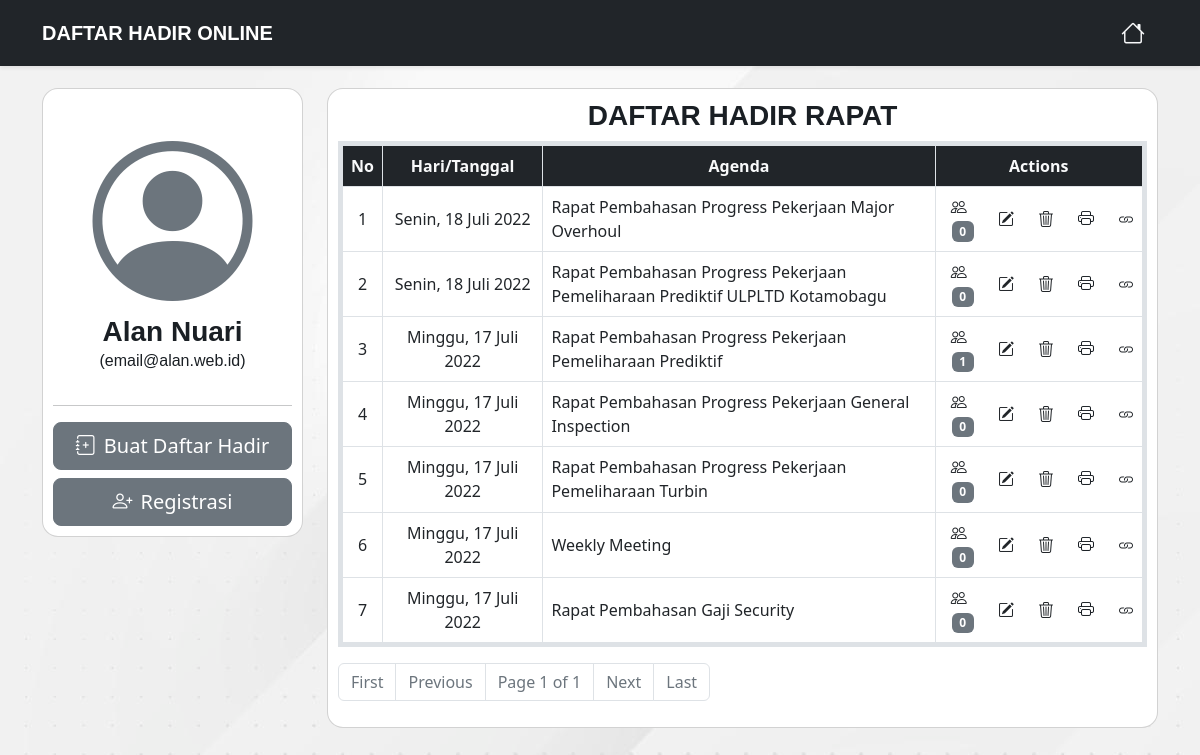
/pengaturan/1/1 (signed in), run on the app's committed database.
### app/models/user.py (models this page shows, shortened)
class User(UserMixin, db.Model):
    id = db.Column(db.Integer, primary_key=True, autoincrement=True)
    name = db.Column(db.String(250), nullable=False)
    email = db.Column(db.String(60), index=True, unique=True, nullable=False)
    password = db.Column(db.String(250), nullable=False)
    level = db.Column(db.Integer, nullable=False)
    created_at = db.Column(db.DateTime, default=datetime.now())
    agendas = db.relationship('Agenda', backref='user', cascade="all, delete-orphan")

### app/models/agenda.py (models this page shows, shortened)
class Agenda(db.Model):
    id = db.Column(db.Integer, primary_key=True, autoincrement=True)
    tanggal = db.Column(db.String(50), nullable=False)
    tanggal_real = db.Column(db.String(50), nullable=False)
    waktu = db.Column(db.String(10), nullable=False)
    tempat = db.Column(db.String(80), nullable=False)
    link = db.Column(db.String(250), nullable=True)
    agenda = db.Column(db.String(150), nullable=False)
    user_id = db.Column(db.Integer, db.ForeignKey('user.id'))
    absens = db.relationship('Absen', backref='agenda', cascade="all, delete-orphan")

### app/routes.py (the view, shortened to what this page needs)
@app.route('/pengaturan/<id>/<int:page_num>', methods=['GET','POST'])
@login_required
def pengaturan(id, page_num):
    if current_user.level == 1:
        rapats = Agenda.query.order_by(desc('tanggal_real')).paginate(per_page=10, page=page_num, error_out=True)
        return render_template('pages/pengaturan.html', title='Pengaturan', rapats=rapats)
    elif current_user.level == 2:
        rapats = Agenda.query.filter_by(user_id=id).order_by(desc('tanggal_real')).paginate(per_page=10, page=page_num, error_out=True)
        return render_template('pages/pengaturan.html', title='Pengaturan', rapats=rapats)

### app/models/user.py (called while the page is built)
@login.user_loader
def load_user(id):
    return User.query.get(int(id))

### app/templates/pages/pengaturan.html (shortened to what this page needs)
{% extends 'layouts/base.html' %}  {% block content %}
<main class="container pengaturan">
  <div class="row">
    <div class="col-3">
      <div class="card rounded-4">
        <div class="row profile text-center">
          <i class="bi-person-circle text-secondary"></i>
          <h3 class="fw-bolder">{{current_user.name}}</h3>
          <p>({{current_user.email}})</p>
        </div>
        <hr />
        <button class="btn btn-lg btn-secondary d-flex align-items-center justify-content-center mb-2" data-bs-toggle="modal" data-bs-target="#modal-input"><i class="bi-journal-plus me-2"></i>Buat Daftar Hadir</button>
        {% if current_user.level == 1 %}
        <button class="btn btn-lg btn-secondary d-flex align-items-center justify-content-center" data-bs-toggle="modal" data-bs-target="#modal-registrasi"><i class="bi-person-plus me-2"></i>Registrasi</button>
        {% endif %}
      </div>
    </div>
    <div class="col-9">
      {% if rapats.items %}
      <div class="card text-center rounded-4">
        <h3 class="fw-bolder">DAFTAR HADIR RAPAT</h3>
        <div class="table-responsive">
          <table class="table table-bordered text-center border border-5">
            <thead class="bg-dark">
              <tr class="text-light">
                <th scope="col">No</th>
                <th scope="col">Hari/Tanggal</th>
                <th scope="col">Agenda</th>
                <th scope="col">Actions</th>
              </tr>
            </thead>
            <tbody>
              {% for rapat in rapats.items %}
              <tr class="align-middle">
                <td>{{((rapats.page-1)*10)+loop.index}}</td>
                <td>{{rapat.tanggal}}</td>
                <td class="text-start">{{rapat.agenda}}</td>
                <td class="">
                  <div class="d-flex justify-content-center align-items-center">
                    {% if rapat.absens|length == 0 %}
                    <div class="btn btn-people me-4" onclick="showAlert()">
                      <i class="bi-people" data-bs-toggle="tooltip" data-bs-placement="top" title="Peserta"></i><span class="badge text-bg-secondary ms-2">{{rapat.absens|length}}</span>
                    </div>
                    {% else %}
                    <a class="btn btn-people me-4" href="{{ url_for('peserta_rapat', agenda_id=rapat.id, page_num=1 ) }}"
                      ><i class="bi-people" data-bs-toggle="tooltip" data-bs-placement="top" title="Peserta"></i><span class="badge text-bg-secondary ms-2">{{rapat.absens|length}}</span></a
                    >
                    {% endif %}<span data-bs-toggle="modal" data-bs-target="#modal{{rapat.id}}"><i class="bi-pencil-square me-4" data-bs-toggle="tooltip" data-bs-placement="top" title="Edit"></i></span
                    ><span data-bs-toggle="modal" data-bs-target="#modal-hapus{{rapat.id}}"><i class="bi-trash3 me-4" data-bs-toggle="tooltip" data-bs-placement="top" title="Hapus"></i></span
                    ><a href="{{ url_for('konversi', agenda_id=rapat.id ) }}" target="_blank"><i class="bi-printer me-4" data-bs-toggle="tooltip" data-bs-placement="top" title="Print"></i></a
                    ><span data-bs-toggle="modal" data-bs-target="#modal-link{{rapat.id}}"><i class="bi-link" data-bs-toggle="tooltip" data-bs-placement="top" title="Link"></i></span>
                  </div>
                </td>
              </tr>
              {% endfor %}
            </tbody>
          </table>
        </div>
        <nav aria-label="Page navigation example">
          <ul class="pagination">
            {% if rapats.page != 1 %}
            <li class="page-item"><a class="page-link" href="{{ url_for('pengaturan', page_num=1, id=rapats[0].user_id ) }}">First</a></li>
            {% else %}
            <li class="page-item disabled"><span class="page-link">First</span></li>
            {% endif %} {% if rapats.has_prev %}
            <li class="page-item"><a class="page-link" href="{{ url_for('pengaturan', page_num=rapats.prev_num, id=rapats[0].user_id ) }}">Previous</a></li>
            {% else %}
            <li class="page-item disabled"><span class="page-link">Previous</span></li>
            {% endif %}
            <li class="page-item disabled"><span class="page-link">Page {{rapats.page}} of {{rapats.pages}}</span></li>
            {% if rapats.has_next %}
            <li class="page-item"><a class="page-link" href="{{ url_for('pengaturan', page_num=rapats.next_num, id=rapats[0].user_id ) }}">Next</a></li>
            {% else %}
            <li class="page-item disabled"><span class="page-link">Next</span></li>
            {% endif %} {% if rapats.has_next %}
            <li class="page-item"><a class="page-link" href="{{ url_for('pengaturan', page_num=rapats.pages, id=rapats[0].user_id ) }}">Last</a></li>
            {% else %}
            <li class="page-item disabled"><span class="page-link">Last</span></li>
            {% endif %}
          </ul>
        </nav>
      </div>
      {% else %}
      <div class="row d-flex justify-content-center">
        <img src="{{ url_for('static', filename='img/nodata.svg' ) }}" class="img-fluid" alt="" />
      </div>
      {% endif %}
    </div>
  </div>
</main>
{% endblock %}

### app/static/css/style.css (style rules this page uses)
:root { scroll-behavior: smooth; }
h1, h2, h3, h4, h5, h6, p, a { font-family: var(--font-primary); color: var(--color-text); }
body { background-image: url("../img/background.jpg"); padding-top: 5.5rem; }
.pengaturan .card { padding: 10px; }
.pengaturan .card i { background: none; color: inherit; border: none; padding: 0; font: inherit; cursor: pointer; outline: inherit; }
.pengaturan .card .btn-people { background: none; color: inherit; border: none; padding: 0; font: inherit; cursor: pointer; outline: inherit; }
.pengaturan .profile i { font-size: 10rem; margin-bottom: -1.5rem; }
.pengaturan .profile p { margin-top: -0.5rem; }
.pengaturan .table th:nth-child(1) { width: 5%; }
.pengaturan .table th:nth-child(2) { width: 20%; }
.pengaturan .table th:nth-child(3) { width: 49%; }
.pengaturan .table th:nth-child(4) { width: 26%; }

### app/static/css/variables.css (style rules this page uses)
:root { --font-default: "Open Sans", system-ui, -apple-system, "Segoe UI", Roboto, "Helvetica Neue", Arial, "Noto Sans", "Liberation Sans", sans-serif, "Apple Color Emoji", "Segoe UI Emoji", "Segoe UI Symbol", "Noto Color Emoji"; --font-primary: "Source Sans Pro", sans-serif; --font-secondary: "Poppins", sans-serif; --color-bg: #fff; --color-text: #1a1f24; --color-text2: #adb5bd; --color-btn: #ee2110; --color-btn-hover: #ee2210d5; --color-btn2: #4a0e03; --color-btn2-hover: #4a0e03d5; }

### data on the page
User: name "Alan Nuari", email "email@alan.web.id"
Agenda: ((rapats.page-1)*10)+loop.index "1", tanggal "Senin, 18 Juli 2022", agenda "Rapat Pembahasan Progress Pekerjaan Major Overhoul", absens|length "0"
Agenda: page "2", tanggal "Senin, 18 Juli 2022", agenda "Rapat Pembahasan Progress Pekerjaan Pemeliharaan Prediktif ULPLTD Kotamobagu", absens|length "0"
Agenda: page "3", tanggal "Minggu, 17 Juli 2022", agenda "Rapat Pembahasan Progress Pekerjaan Pemeliharaan Prediktif", absens|length "1"
Agenda: page "4", tanggal "Minggu, 17 Juli 2022", agenda "Rapat Pembahasan Progress Pekerjaan General Inspection", absens|length "0"
Agenda: page "5", tanggal "Minggu, 17 Juli 2022", agenda "Rapat Pembahasan Progress Pekerjaan Pemeliharaan Turbin", absens|length "0"
Agenda: page "6", tanggal "Minggu, 17 Juli 2022", agenda "Weekly Meeting", absens|length "0"
Agenda: page "7", tanggal "Minggu, 17 Juli 2022", agenda "Rapat Pembahasan Gaji Security", absens|length "0"

### other printed values
{{ rapats.page }} "1"
{{ rapats.pages }} "1"
